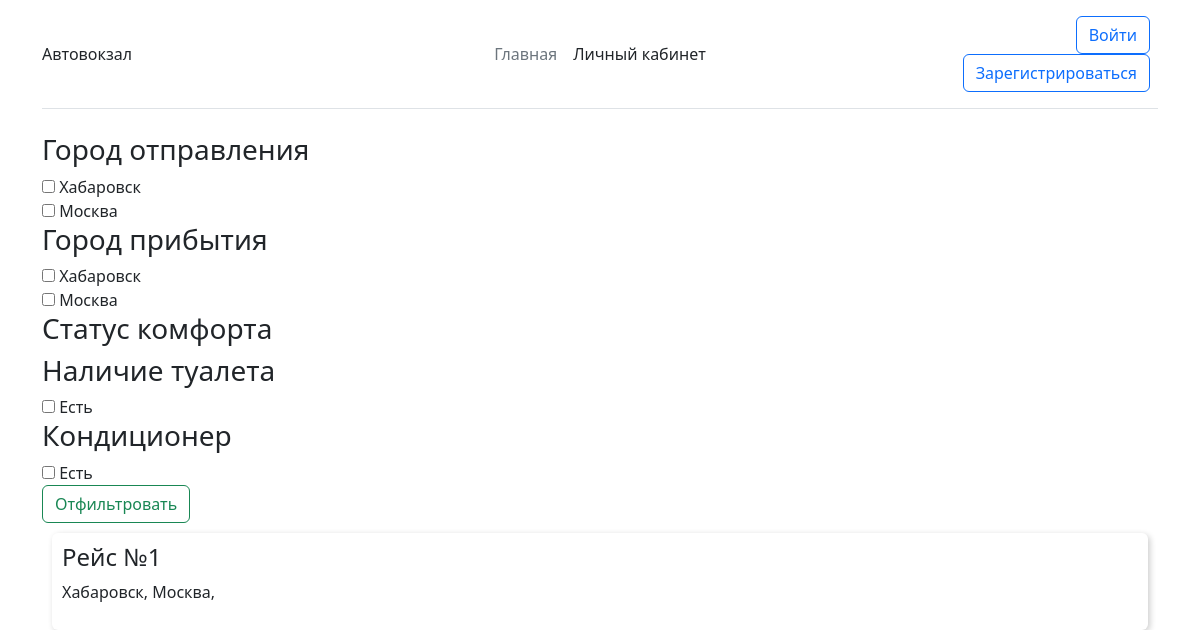
The app's page /, older data.
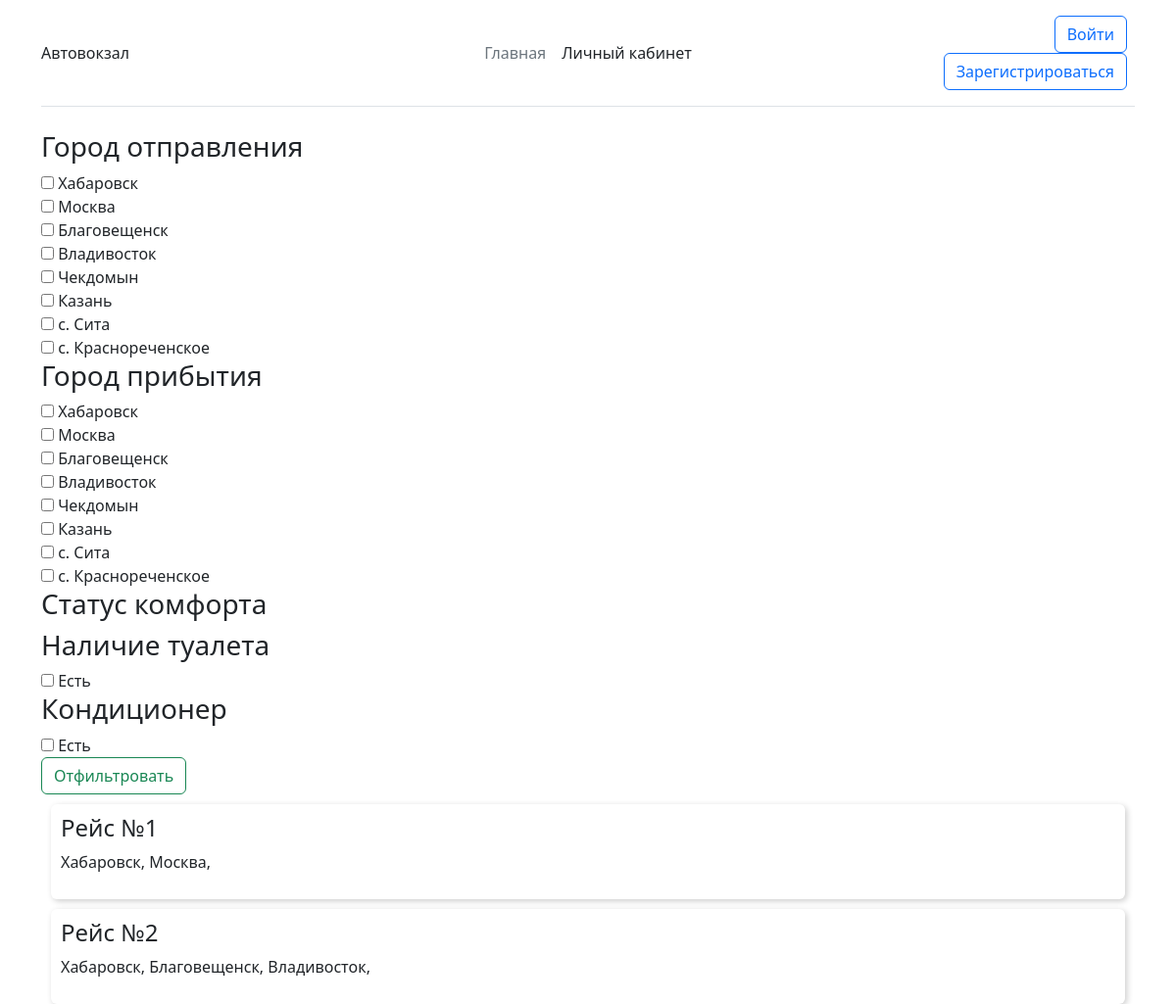
The same page, newer data.
### BusStation/models.py (models this page shows, shortened)
class Station(models.Model):
    name = models.CharField(max_length=200, verbose_name="Название станции")
    def __str__(self):
        return self.name
    class Meta:
        verbose_name = "Станция"
        verbose_name_plural = "Станции"
    pass

class BusRoute(models.Model):
    number = models.IntegerField(verbose_name="Номер рейса")
    depart_station = models.ForeignKey(Station, verbose_name='Станция отправления', on_delete=models.PROTECT,
                                       related_name='depart_station2station',
                                       default=None, null=True)
    arr_station = models.ForeignKey(Station, verbose_name='Станция прибытия', on_delete=models.PROTECT,
                                    related_name='arrived_station2station',
                                    default=None, null=True)
    stations = models.ManyToManyField(Station, verbose_name='Промежуточные станции')
    aircool = models.BooleanField(verbose_name='Кондиционер', default=True)
    size_place = models.CharField(verbose_name='Размер пространства для ног', max_length=100, default='стандартно')
    toilet = models.BooleanField(verbose_name="Наличие туалета", default=False)
    desc = models.TextField(verbose_name='Описание маршрута', null=True, blank=True)
    cost = models.IntegerField(verbose_name='Цена одного билета', default=1000)
    comfort = models.ForeignKey(Comfort, on_delete=models.PROTECT, null=True)
    class Meta:
        verbose_name = "Автобусный маршрут"
        verbose_name_plural = "Автобусные маршруты"
    pass

### djangoBusStation/views.py (the view)
# urls.py: path('', views.HomePage),
def HomePage(request):
    stations = Station.objects.all()
    comforts = Comfort.objects.all()
    comfort = request.GET.getlist('comfort')
    for i, tag in enumerate(comfort):
        comfort[i] = int(tag)
    toilet = request.GET.get('toilet')
    aircool = request.GET.get('aircool')
    depart = request.GET.getlist('depart')
    for i, tag in enumerate(depart):
        depart[i] = int(tag)
    arrived = request.GET.getlist('arrived')
    for i, tag in enumerate(arrived):
        arrived[i] = int(tag)
    routes = BusRoute.objects.all()
    if comfort:
        routes = routes.filter(comfort__in=comfort)
    if toilet:
        routes = routes.filter(toilet=bool(toilet))
    if aircool:
        routes = routes.filter(aircool=bool(aircool))
    if depart:
        routes = routes.filter(depart_station_id__in=depart)
    if arrived:
        routes = routes.filter(Q(arr_station_id__in=arrived) | Q(stations__in=arrived))
    content = {
        'routes': routes,
        'stations': stations,
        'comform': comfort,
        'comforts': comforts,
        'toilet': toilet,
        'aircool': aircool,
        'depart': depart,
        'arrived': arrived,
    }
    return render(request, 'pages/home.html', content)
    pass

### templates/pages/home.html (shortened to what this page needs)
{% extends 'index.html' %}
{% block content %}
    <form action="" method="get">
        <div>
            <h3>Город отправления</h3>
            <div>
                {% for station in stations %}
                    <div>
                        <input id="depart{{ station.id }}" name="depart" type="checkbox" value="{{ station.id }}"
                                >
                        <label for="depart{{ station.id }}">{{ station.name }}</label>
                    </div>
                {% endfor %}
            </div>
        </div>
        <div>
            <h3>Город прибытия</h3>
            <div>
                {% for station in stations %}
                    <div>
                        <input id="arrived{{ station.id }}" name="arrived" type="checkbox" value="{{ station.id }}"
                                >
                        <label for="arrived{{ station.id }}">{{ station.name }}</label>
                    </div>
                {% endfor %}
            </div>
        </div>
        <div>
            <h3>Статус комфорта</h3>
        </div>
        <div>
            <h3>Наличие туалета</h3>
            <div>
                <input id="toilet" name="toilet" type="checkbox" value="True">
                <label for="toilet">Есть</label>
            </div>
        </div>
        <div>
            <h3>Кондиционер</h3>
            <div>
                <input id="aircool" name="aircool" type="checkbox" value="True">
                <label for="aircool">Есть</label>
            </div>
        </div>
     <button class="btn btn-outline-success">Отфильтровать</button>
    </form>
    {% for route in routes %}
        <div class="route-item">
            <h4>Рейс №{{ route.number }}</h4>
            <p>
                {% for station in route.stations.all %}
                    {{ station }},
                {% endfor %}
            </p>
        </div>
    {% endfor %}
{% endblock %}

Row changes from the older to the newer data that the page shows:
added Station: name "Благовещенск"
added Station: name "Владивосток"
added Station: name "Чекдомын"
added Station: name "Казань"
added Station: name "с. Сита"
added Station: name "с. Краснореченское"
added BusRoute: number "2", Station (name "Хабаровск")
